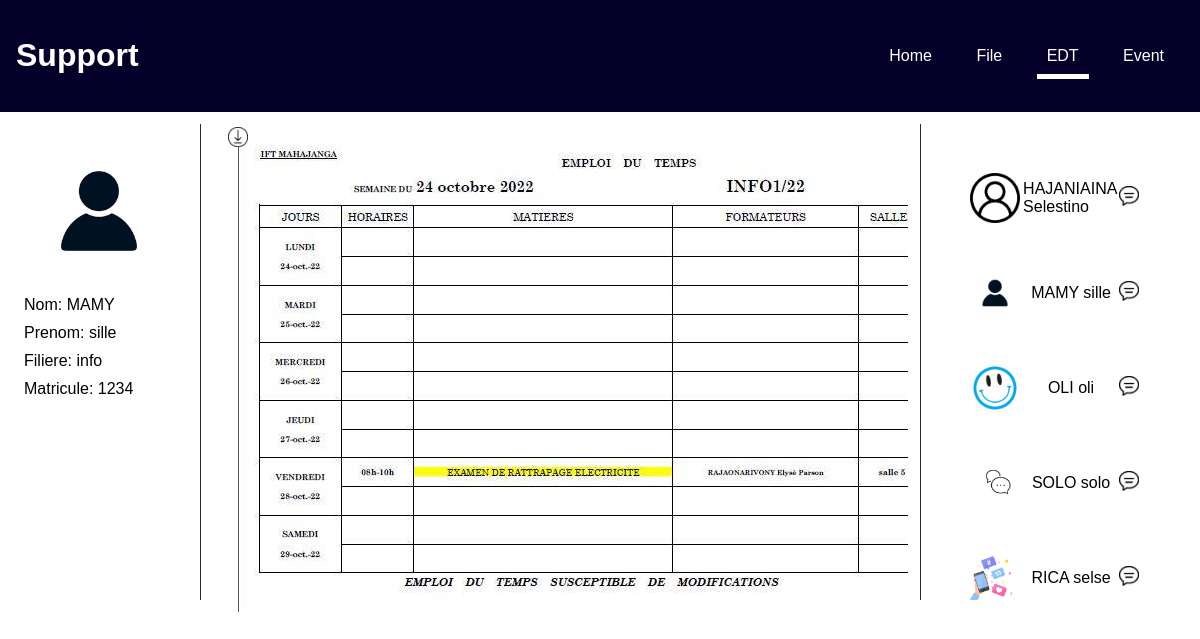
Page /EDT/index.php?num_mat=1234 on the committed database.
### tables this page shows
CREATE TABLE IF NOT EXISTS `infoetu` (
  `num_mat` varchar(15) NOT NULL,
  `nom` text NOT NULL,
  `prenom` text NOT NULL,
  `filiere` varchar(20) NOT NULL,
  `photo` varchar(200) DEFAULT NULL,
  `pass` varchar(100) NOT NULL,
  PRIMARY KEY (`num_mat`)
);

CREATE TABLE IF NOT EXISTS `edt` (
  `id` int(11) NOT NULL AUTO_INCREMENT,
  `filiere` varchar(20) NOT NULL,
  `img` varchar(100) NOT NULL,
  PRIMARY KEY (`id`)
);

### home/student.php (the view)
<?php
$selection = $connection -> prepare("SELECT * FROM infoetu");
$selection->execute();
$fetch=$selection->fetchAll();
$nbr=$selection->rowCount();
for($i=0;$i<$nbr;$i++){
    ?>
    <div class="inter">
        <img src="../login/picture/<?=$fetch[$i]['photo']?>" id="photo"/>
        <span><?=$fetch[$i]['nom']?> <?=$fetch[$i]['prenom']?></span>
        <span><a href="http://"><img src="../file/folder/icon/msg.jpg" class="msg" title="send a message"></a></span>
    </div>
    <?php
}
?>

### home/profil.php
<?php
$num_mat=$_GET['num_mat'];
$selection = $connection -> prepare("SELECT * FROM infoetu WHERE num_mat=$num_mat");
$selection->execute();
$fetchprofil=$selection->fetch();
$photo=$fetchprofil['photo'];
$myName=$fetchprofil['nom'];
$mySurname=$fetchprofil['prenom'];
$filiere=$fetchprofil['filiere'];
?>
<img src="../login/picture/<?=$photo?>" id="myPhoto"/>
<span>Nom: <?=$myName?></span>
<span>Prenom: <?=$mySurname?></span>
<span>Filiere: <?=$filiere?></span>
<span>Matricule: <?=$num_mat?></span>

### EDT/list.php
<?php
$selection = $connection -> prepare("SELECT * FROM edt");
$selection->execute();
$fetch=$selection->fetchAll();
$nbr=$selection->rowCount();
for($i=0;$i<$nbr;$i++){
    ?>
    <div class="inter">
        <img src="img/<?=$fetch[$i]['img']?>" class="img"/>
        <a href="#" download="img/<?=$fetch[$i]['img']?>"><img src="../file/folder/icon/tel.jpg" class="tel" title="download"></a>
    </div>
    <?php
}
?>

### rows in the picture
infoetu: photo (picture), nom "MAMY", prenom "sille", filiere "info"
edt: img (picture)
infoetu: photo (placeholder picture), nom "HAJANIAINA", prenom "Selestino"
infoetu: photo (picture), nom "OLI", prenom "oli"
infoetu: photo (picture), nom "SOLO", prenom "solo"
infoetu: photo (picture), nom "RICA", prenom "selse"

### other values in the picture
$num_mat "1234"
